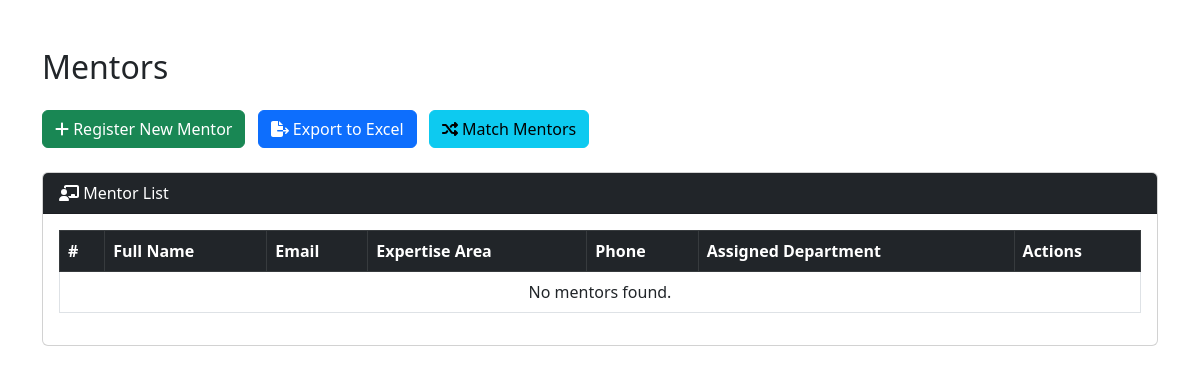
The app's page /dist/mentors.php, older data.
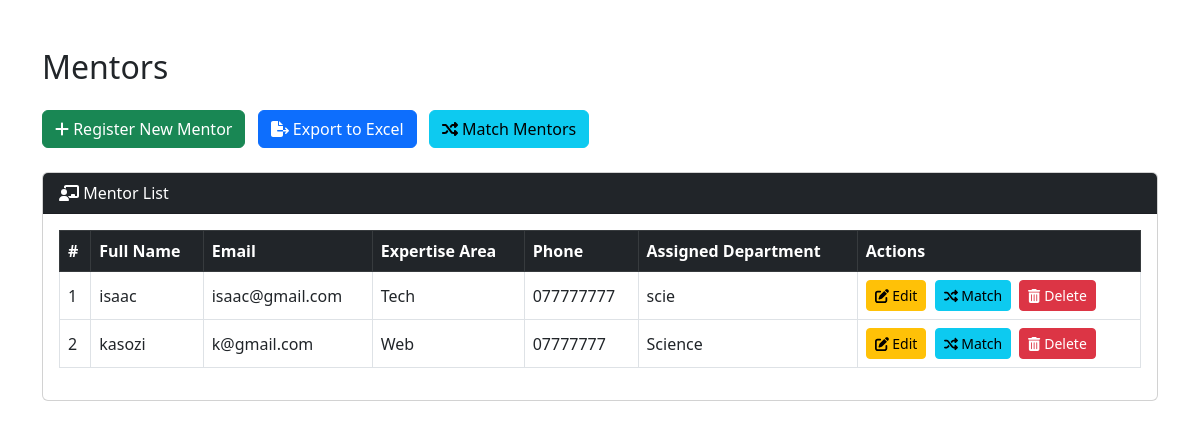
The same page, newer data.
### tables this page shows
CREATE TABLE `mentors` (
  `mentor_id` int(11) NOT NULL,
  `full_name` varchar(100) DEFAULT NULL,
  `email` varchar(100) DEFAULT NULL,
  `expertise_area` varchar(100) DEFAULT NULL,
  `phone` varchar(20) DEFAULT NULL,
  `assigned_department` varchar(100) DEFAULT NULL
);

### dist/mentors.php (the view, shortened to what this page needs)
<?php
$conn = new mysqli("localhost", "root", "", "umic");
$sql = "SELECT * FROM mentors ORDER BY full_name ASC";
$result = $conn->query($sql);
?>
<!DOCTYPE html>
<html lang="en">
<head>
    <link href="https://cdn.jsdelivr.net/npm/bootstrap@5.3.0/dist/css/bootstrap.min.css" rel="stylesheet">
    <link rel="stylesheet" href="https://cdnjs.cloudflare.com/ajax/libs/font-awesome/6.0.0/css/all.min.css">
    <link href="../styles.css" rel="stylesheet">
</head>
<body>
    <div class="container my-5">
        <h2 class="mb-4">Mentors</h2>
        <div class="mb-3">
            <a href="add_mentor.php" class="btn btn-success me-2 mb-2"><i class="fas fa-plus"></i> Register New Mentor</a>
            <a href="export_mentors.php" class="btn btn-primary me-2 mb-2"><i class="fas fa-file-export"></i> Export to Excel</a>
            <a href="match_mentor.php" class="btn btn-info mb-2"><i class="fas fa-random"></i> Match Mentors</a>
        </div>
        <div class="card mb-4">
            <div class="card-header bg-dark text-white">
                <i class="fas fa-chalkboard-teacher"></i> Mentor List
            </div>
            <div class="card-body">
                <div class="table-responsive">
                    <table class="table table-bordered table-hover align-middle">
                        <thead class="table-dark">
                            <tr>
                                <th>#</th>
                                <th>Full Name</th>
                                <th>Email</th>
                                <th>Expertise Area</th>
                                <th>Phone</th>
                                <th>Assigned Department</th>
                                <th>Actions</th>
                            </tr>
                        </thead>
                        <tbody>
                            <?php if ($result->num_rows > 0):
                                $i = 1;
                                while ($row = $result->fetch_assoc()): ?>
                                    <tr>
                                        <td><?= $i++; ?></td>
                                        <td><?= htmlspecialchars($row['full_name']); ?></td>
                                        <td><?= htmlspecialchars($row['email']); ?></td>
                                        <td><?= htmlspecialchars($row['expertise_area']); ?></td>
                                        <td><?= htmlspecialchars($row['phone']); ?></td>
                                        <td><?= htmlspecialchars($row['assigned_department']); ?></td>
                                        <td class="actions">
                                            <a href="edit_mentor.php?mentor_id=<?= $row['mentor_id']; ?>" class="btn btn-sm btn-warning me-1"><i class="fas fa-edit"></i> Edit</a>
                                            <a href="match_mentor.php?id=<?= $row['mentor_id']; ?>" class="btn btn-sm btn-info me-1"><i class="fas fa-random"></i> Match</a>
                                            <form method="post" class="d-inline" onsubmit="return confirm('Delete this mentor?');">
                                                <button type="submit" class="btn btn-sm btn-danger"><i class="fas fa-trash-alt"></i> Delete</button>
                                            </form>
                                        </td>
                                    </tr>
                                <?php endwhile;
                            else: ?>
                                <tr><td colspan="7" class="text-center">No mentors found.</td></tr>
                            <?php endif; ?>
                        </tbody>
                    </table>
                </div>
            </div>
        </div>
    </div>
</body>
</html>

Row changes from the older to the newer data that the page shows:
added mentors: full_name "isaac", email "isaac@gmail.com", expertise_area "Tech", phone "077777777", assigned_department "scie"
added mentors: full_name "kasozi", email "k@gmail.com", expertise_area "Web", phone "07777777", assigned_department "Science"
Text that changed along with them:
text no longer shown: "No mentors found."
